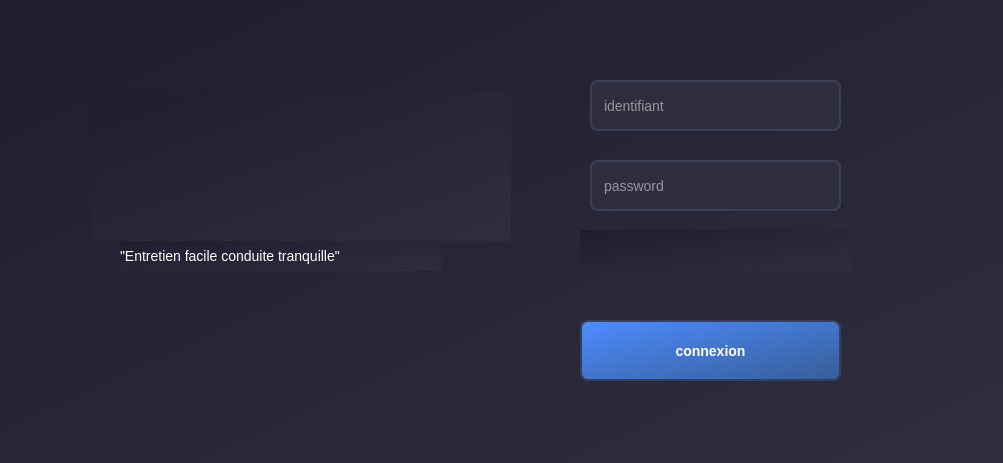
<?xml version="1.0" encoding="UTF-8"?>
<ui version="4.0">
 <class>Dialog</class>
 <widget class="QDialog" name="Dialog">
  <property name="geometry">
   <rect>
    <x>0</x>
    <y>0</y>
    <width>1003</width>
    <height>463</height>
   </rect>
  </property>
  <property name="windowTitle">
   <string>Dialog</string>
  </property>
  <property name="styleSheet">
   <string notr="true">/* Style général pour la fenêtre */
QWidget {
    background: qlineargradient(spread:pad, x1:0, y1:0, x2:1, y2:1, stop:0 #1e1e2f, stop:1 #2e2e3f);
    color: #ffffff;
    font-family: 'Segoe UI', Arial, sans-serif;
    font-size: 14px;
}

/* Style des champs de texte (identifiant, password) */
QLineEdit {
    background-color: #2e2e3f;
    color: #ffffff;
    border: 2px solid #3a3f55;
    border-radius: 8px;
    padding: 10px;
    font-size: 14px;
    transition: all 0.3s ease-in-out;
}

QLineEdit:focus {
    border: 2px solid #7289da; /* Bordure colorée lorsqu'on sélectionne le champ */
    background-color: #40455a; /* Changement de couleur du fond */
}

/* Style des boutons */
QPushButton {
    background: qlineargradient(spread:pad, x1:0, y1:0, x2:1, y2:1, stop:0 #4e8cff, stop:1 #375e97);
    color: #ffffff;
    border: 2px solid #3a3f55;
    border-radius: 8px;
    padding: 10px;
    font-size: 14px;
    font-weight: bold;
    box-shadow: 0 4px 10px rgba(0, 0, 0, 0.25);
    transition: all 0.3s ease-in-out;
}

QPushButton:hover {
    background: qlineargradient(spread:pad, x1:0, y1:0, x2:1, y2:1, stop:0 #6aa6ff, stop:1 #4e8cff);
    transform: scale(1.05); /* Effet zoom */
}

QPushButton:pressed {
    background: qlineargradient(spread:pad, x1:0, y1:0, x2:1, y2:1, stop:0 #375e97, stop:1 #2d4d7a);
    transform: scale(0.95); /* Effet d'enfoncement */
}

/* Style des labels (titre et slogan) */
QLabel#title {
    font-size: 28px;
    font-weight: bold;
    color: #00d4ff;
    text-align: center;
    text-shadow: 2px 2px 5px rgba(0, 0, 0, 0.5);
}

QLabel#subtitle {
    font-size: 16px;
    color: #b0b3c5;
    text-align: center;
    margin-top: 5px;
    text-shadow: 1px 1px 3px rgba(0, 0, 0, 0.3);
}

/* Style pour les boutons &quot;connexion&quot; et &quot;connecter client&quot; */
QPushButton#connectButton {
    background: #3a8dff;
    color: #ffffff;
    font-size: 14px;
    font-weight: bold;
    padding: 10px 20px;
    border-radius: 8px;
    border: none;
}

QPushButton#clientButton {
    background: #ff8d3a;
    color: #ffffff;
    font-size: 14px;
    font-weight: bold;
    padding: 10px 20px;
    border-radius: 8px;
    border: none;
}

/* Animation des boutons */
QPushButton:hover#connectButton,
QPushButton:hover#clientButton {
    filter: brightness(1.2);
    transform: scale(1.03);
}

QPushButton:pressed#connectButton,
QPushButton:pressed#clientButton {
    transform: scale(0.97);
    filter: brightness(0.9);
}

/* Ajout d'ombre autour des widgets */
QLineEdit, QPushButton {
    box-shadow: 0 4px 6px rgba(0, 0, 0, 0.2);
}

/* Transitions pour un effet fluide */
QWidget * {
    transition: all 0.3s ease;
}
</string>
  </property>
  <widget class="QPushButton" name="connexion">
   <property name="geometry">
    <rect>
     <x>580</x>
     <y>320</y>
     <width>261</width>
     <height>61</height>
    </rect>
   </property>
   <property name="text">
    <string>connexion</string>
   </property>
  </widget>
  <widget class="QLabel" name="label">
   <property name="geometry">
    <rect>
     <x>580</x>
     <y>230</y>
     <width>271</width>
     <height>41</height>
    </rect>
   </property>
   <property name="text">
    <string/>
   </property>
  </widget>
  <widget class="QLineEdit" name="email">
   <property name="geometry">
    <rect>
     <x>590</x>
     <y>80</y>
     <width>251</width>
     <height>51</height>
    </rect>
   </property>
   <property name="placeholderText">
    <string>identifiant</string>
   </property>
  </widget>
  <widget class="QLineEdit" name="password">
   <property name="geometry">
    <rect>
     <x>590</x>
     <y>160</y>
     <width>251</width>
     <height>51</height>
    </rect>
   </property>
   <property name="echoMode">
    <enum>QLineEdit::Password</enum>
   </property>
   <property name="placeholderText">
    <string>password</string>
   </property>
  </widget>
  <widget class="QLabel" name="label_3">
   <property name="geometry">
    <rect>
     <x>120</x>
     <y>240</y>
     <width>321</width>
     <height>31</height>
    </rect>
   </property>
   <property name="styleSheet">
    <string notr="true">font: 700 11pt &quot;Segoe UI&quot;;</string>
   </property>
   <property name="text">
    <string>&quot;Entretien facile conduite tranquille&quot;</string>
   </property>
  </widget>
  <widget class="QLabel" name="label_4">
   <property name="geometry">
    <rect>
     <x>90</x>
     <y>90</y>
     <width>421</width>
     <height>151</height>
    </rect>
   </property>
   <property name="styleSheet">
    <string notr="true">font: 700 11pt &quot;Segoe UI&quot;;</string>
   </property>
   <property name="text">
    <string/>
   </property>
   <property name="textFormat">
    <enum>Qt::MarkdownText</enum>
   </property>
   <property name="pixmap">
    <pixmap>images/autogenius-logo.png</pixmap>
   </property>
   <property name="scaledContents">
    <bool>true</bool>
   </property>
  </widget>
 </widget>
 <resources/>
 <connections/>
</ui>
